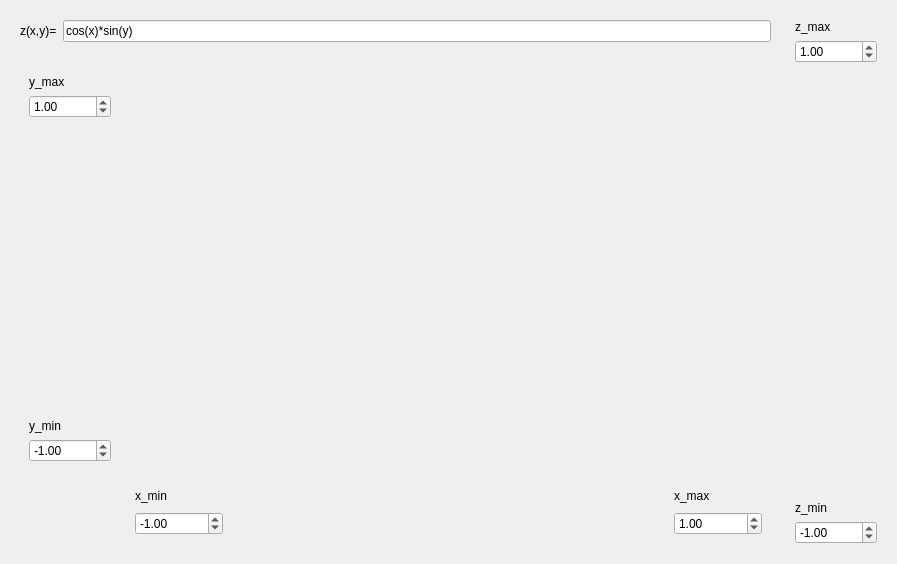
<?xml version="1.0" encoding="UTF-8"?>
<ui version="4.0">
 <class>QtSurfacePlotterQwtDialog</class>
 <widget class="QDialog" name="QtSurfacePlotterQwtDialog">
  <property name="geometry">
   <rect>
    <x>0</x>
    <y>0</y>
    <width>897</width>
    <height>564</height>
   </rect>
  </property>
  <property name="windowTitle">
   <string>SurfacePlotter</string>
  </property>
  <property name="windowIcon">
   <iconset resource="SurfacePlotter.qrc">
    <normaloff>:/images/R.png</normaloff>:/images/R.png</iconset>
  </property>
  <layout class="QGridLayout" name="gridLayout_3">
   <item row="0" column="0">
    <widget class="QWidget" name="widget_equation" native="true">
     <property name="sizePolicy">
      <sizepolicy hsizetype="Preferred" vsizetype="Maximum">
       <horstretch>0</horstretch>
       <verstretch>0</verstretch>
      </sizepolicy>
     </property>
     <layout class="QHBoxLayout" name="horizontalLayout">
      <item>
       <widget class="QLabel" name="label">
        <property name="text">
         <string>z(x,y)=</string>
        </property>
       </widget>
      </item>
      <item>
       <widget class="QLineEdit" name="edit_equation">
        <property name="text">
         <string>cos(x)*sin(y)</string>
        </property>
       </widget>
      </item>
     </layout>
    </widget>
   </item>
   <item row="0" column="1" rowspan="2">
    <widget class="QWidget" name="widget_right" native="true">
     <property name="maximumSize">
      <size>
       <width>100</width>
       <height>16777215</height>
      </size>
     </property>
     <layout class="QVBoxLayout" name="verticalLayout_2">
      <item>
       <widget class="QLabel" name="label_maxz">
        <property name="text">
         <string>z_max</string>
        </property>
       </widget>
      </item>
      <item>
       <widget class="QDoubleSpinBox" name="edit_maxz">
        <property name="minimum">
         <double>-1000000000.000000000000000</double>
        </property>
        <property name="maximum">
         <double>1000000000.000000000000000</double>
        </property>
        <property name="value">
         <double>1.000000000000000</double>
        </property>
       </widget>
      </item>
      <item>
       <spacer name="spacer_left_2">
        <property name="orientation">
         <enum>Qt::Vertical</enum>
        </property>
        <property name="sizeHint" stdset="0">
         <size>
          <width>20</width>
          <height>260</height>
         </size>
        </property>
       </spacer>
      </item>
      <item>
       <widget class="QLabel" name="label_minz">
        <property name="text">
         <string>z_min</string>
        </property>
       </widget>
      </item>
      <item>
       <widget class="QDoubleSpinBox" name="edit_minz">
        <property name="minimum">
         <double>-1000000000.000000000000000</double>
        </property>
        <property name="maximum">
         <double>1000000000.000000000000000</double>
        </property>
        <property name="value">
         <double>-1.000000000000000</double>
        </property>
       </widget>
      </item>
     </layout>
    </widget>
   </item>
   <item row="1" column="0">
    <widget class="QWidget" name="widget_main" native="true">
     <layout class="QGridLayout" name="gridLayout_2">
      <item row="0" column="0">
       <widget class="QWidget" name="widget_left" native="true">
        <property name="maximumSize">
         <size>
          <width>100</width>
          <height>16777215</height>
         </size>
        </property>
        <layout class="QVBoxLayout" name="verticalLayout">
         <item>
          <widget class="QLabel" name="label_maxy">
           <property name="text">
            <string>y_max</string>
           </property>
          </widget>
         </item>
         <item>
          <widget class="QDoubleSpinBox" name="edit_maxy">
           <property name="minimum">
            <double>-1000000000.000000000000000</double>
           </property>
           <property name="maximum">
            <double>1000000000.000000000000000</double>
           </property>
           <property name="value">
            <double>1.000000000000000</double>
           </property>
          </widget>
         </item>
         <item>
          <spacer name="spacer_left">
           <property name="orientation">
            <enum>Qt::Vertical</enum>
           </property>
           <property name="sizeHint" stdset="0">
            <size>
             <width>20</width>
             <height>260</height>
            </size>
           </property>
          </spacer>
         </item>
         <item>
          <widget class="QLabel" name="label_miny">
           <property name="text">
            <string>y_min</string>
           </property>
          </widget>
         </item>
         <item>
          <widget class="QDoubleSpinBox" name="edit_miny">
           <property name="minimum">
            <double>-1000000000.000000000000000</double>
           </property>
           <property name="maximum">
            <double>1000000000.000000000000000</double>
           </property>
           <property name="value">
            <double>-1.000000000000000</double>
           </property>
          </widget>
         </item>
        </layout>
       </widget>
      </item>
      <item row="0" column="1">
       <widget class="QWidget" name="widget" native="true">
        <property name="minimumSize">
         <size>
          <width>256</width>
          <height>256</height>
         </size>
        </property>
       </widget>
      </item>
      <item row="1" column="1">
       <widget class="QWidget" name="widget_bottom" native="true">
        <property name="maximumSize">
         <size>
          <width>16777215</width>
          <height>100</height>
         </size>
        </property>
        <layout class="QGridLayout" name="gridLayout">
         <item row="0" column="2">
          <widget class="QLabel" name="label_maxx">
           <property name="text">
            <string>x_max</string>
           </property>
          </widget>
         </item>
         <item row="0" column="1">
          <spacer name="spacer_bottom">
           <property name="orientation">
            <enum>Qt::Horizontal</enum>
           </property>
           <property name="sizeHint" stdset="0">
            <size>
             <width>40</width>
             <height>20</height>
            </size>
           </property>
          </spacer>
         </item>
         <item row="0" column="0">
          <widget class="QLabel" name="label_minx">
           <property name="text">
            <string>x_min</string>
           </property>
          </widget>
         </item>
         <item row="1" column="0">
          <widget class="QDoubleSpinBox" name="edit_minx">
           <property name="minimum">
            <double>-1000000000.000000000000000</double>
           </property>
           <property name="maximum">
            <double>1000000000.000000000000000</double>
           </property>
           <property name="value">
            <double>-1.000000000000000</double>
           </property>
          </widget>
         </item>
         <item row="1" column="2">
          <widget class="QDoubleSpinBox" name="edit_maxx">
           <property name="minimum">
            <double>-1000000000.000000000000000</double>
           </property>
           <property name="maximum">
            <double>1000000000.000000000000000</double>
           </property>
           <property name="value">
            <double>1.000000000000000</double>
           </property>
          </widget>
         </item>
        </layout>
       </widget>
      </item>
     </layout>
    </widget>
   </item>
  </layout>
 </widget>
 <resources>
  <include location="SurfacePlotter.qrc"/>
 </resources>
 <connections/>
</ui>
